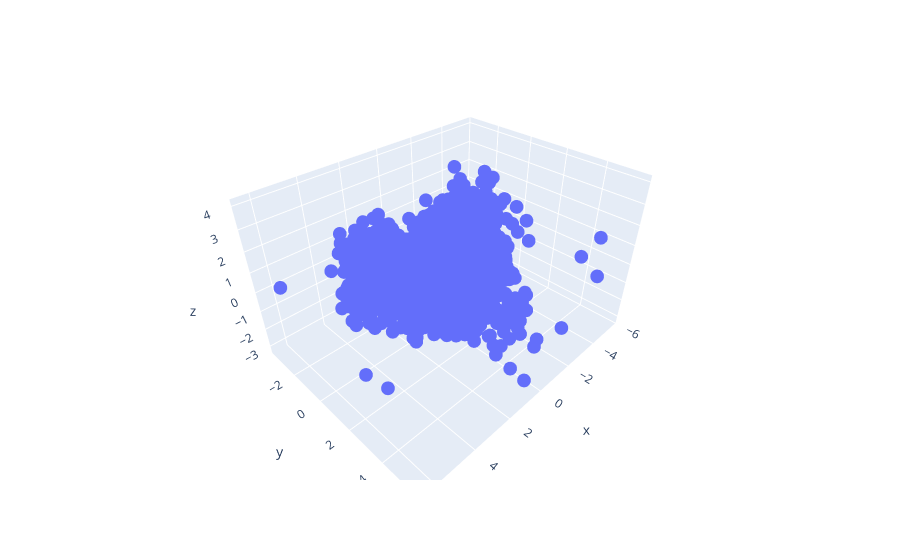

Here is the notebook cell this chart was saved with:
### Code cell
import plotly.express as px

px.scatter_3d(x = X_pca[:,0],y =X_pca[:,1],z =X_pca[:,2])

### Figure 1 — Plotly figure (JSON) as saved in the notebook; plotly's stock layout.template omitted (floating-point values rounded to 4 significant figures; data arrays with more than 128 entries replaced by an {"elided": "..."} marker saying what was removed)
{"data": [{"hovertemplate": "x=%{x}<br>y=%{y}<br>z=%{z}<extra></extra>", "legendgroup": "", "marker": {"color": "#636efa", "symbol": "circle"}, "mode": "markers", "name": "", "scene": "scene", "showlegend": false, "type": "scatter3d", "x": {"elided": "2235 float values"}, "y": {"elided": "2235 float values"}, "z": {"elided": "2235 float values"}}], "layout": {"legend": {"tracegroupgap": 0}, "margin": {"t": 60}, "scene": {"domain": {"x": [0, 1], "y": [0, 1]}, "xaxis": {"title": {"text": "x"}}, "yaxis": {"title": {"text": "y"}}, "zaxis": {"title": {"text": "z"}}}}}
